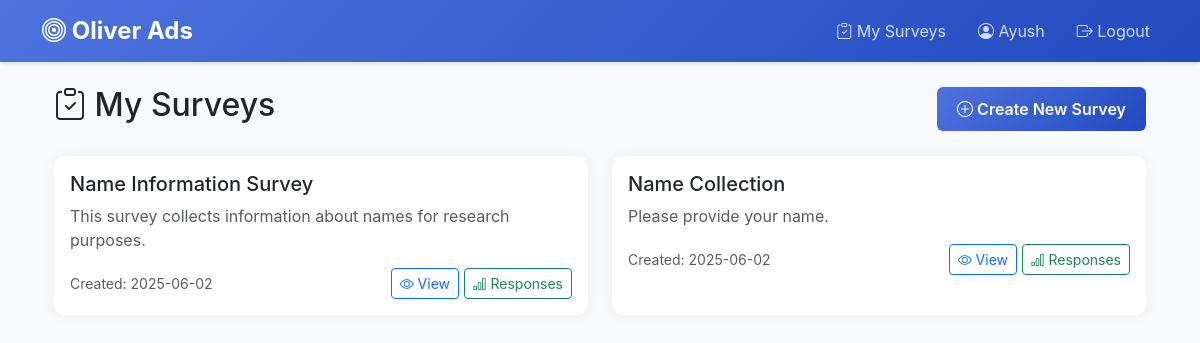
The app's page /surveys (signed in) with its own data.
### models.py (models this page shows, shortened)
class User(UserMixin, db.Model):
    id = db.Column(db.Integer, primary_key=True)
    username = db.Column(db.String(80), unique=True, nullable=False)
    password_hash = db.Column(db.String(128))
    is_admin = db.Column(db.Boolean, default=False)
    created_at = db.Column(db.DateTime, default=datetime.utcnow)

class Survey(db.Model):
    id = db.Column(db.Integer, primary_key=True)
    title = db.Column(db.String(200), nullable=False)
    description = db.Column(db.Text)
    creator_id = db.Column(db.Integer, db.ForeignKey('user.id'), nullable=False)
    created_at = db.Column(db.DateTime, default=datetime.utcnow)
    is_active = db.Column(db.Boolean, default=True)
    creator = db.relationship('User', backref=db.backref('surveys', lazy=True))
    questions = db.relationship('Question', backref='survey', lazy=True, cascade='all, delete-orphan')
    responses = db.relationship('SurveyResponse', backref='survey', lazy=True, cascade='all, delete-orphan')
    postback_configs = db.relationship('PostbackConfig', backref='survey', lazy=True, cascade='all, delete-orphan')

### app.py (the view)
@app.route('/surveys')
def surveys():
    if not current_user.is_authenticated:
        return render_template('surveys.html', surveys=[])
    user_surveys = Survey.query.filter_by(creator_id=current_user.id).all()
    return render_template('surveys.html', surveys=user_surveys)

### app.py (called while the page is built)
@login_manager.user_loader
def load_user(user_id):
    return User.query.get(int(user_id))

### templates/surveys.html (shortened to what this page needs)
{% extends "base.html" %}
{% block content %}
<div class="container mt-4">
    <div class="d-flex justify-content-between align-items-center mb-4">
        <h2><i class="bi bi-clipboard-check"></i> My Surveys</h2>
        <a href="{{ url_for('create_survey') }}" class="btn btn-primary">
            <i class="bi bi-plus-circle"></i> Create New Survey
        </a>
    </div>
    {% if surveys %}
    <div class="row">
        {% for survey in surveys %}
        <div class="col-md-6 mb-4">
            <div class="card h-100">
                <div class="card-body">
                    <h5 class="card-title">{{ survey.title }}</h5>
                    <p class="card-text text-muted">{{ survey.description }}</p>
                    <div class="d-flex justify-content-between align-items-center">
                        <small class="text-muted">
                            Created: {{ survey.created_at.strftime('%Y-%m-%d') }}
                        </small>
                        <div>
                            <a href="{{ url_for('view_survey', survey_id=survey.id) }}" class="btn btn-sm btn-outline-primary">
                                <i class="bi bi-eye"></i> View
                            </a>
                            <a href="{{ url_for('view_responses', survey_id=survey.id) }}" class="btn btn-sm btn-outline-success">
                                <i class="bi bi-bar-chart"></i> Responses
                            </a>
                        </div>
                    </div>
                </div>
            </div>
        </div>
        {% endfor %}
    </div>
    {% else %}
    <div class="alert alert-info">
        <i class="bi bi-info-circle"></i> You haven't created any surveys yet.
        <a href="{{ url_for('create_survey') }}" class="alert-link">Create your first survey</a>
    </div>
    {% endif %}
</div>
{% endblock %}

### templates/base.html (shortened to what this page needs)
<!DOCTYPE html>
<html lang="en">
<head>
    <link href="https://cdn.jsdelivr.net/npm/bootstrap@5.3.0/dist/css/bootstrap.min.css" rel="stylesheet">
    <link rel="stylesheet" href="https://cdn.jsdelivr.net/npm/bootstrap-icons@1.11.0/font/bootstrap-icons.css">
</head>
<body>
    <nav class="navbar navbar-expand-lg navbar-dark">
        <div class="container">
            <a class="navbar-brand" href="{{ url_for('index') }}">
                <i class="bi bi-bullseye"></i> Oliver Ads
            </a>
            {% if current_user.is_authenticated %}
            <div class="navbar-nav ms-auto">
                <a class="nav-link me-3" href="{{ url_for('surveys') }}">
                    <i class="bi bi-clipboard-check"></i> My Surveys
                </a>
                <span class="nav-link me-3">
                    <i class="bi bi-person-circle"></i> {{ current_user.username }}
                </span>
                <a class="nav-link" href="{{ url_for('logout') }}">
                    <i class="bi bi-box-arrow-right"></i> Logout
                </a>
            </div>
            {% endif %}
        </div>
    </nav>
    <div class="container">
        {% block content %}{% endblock %}
    </div>
</body>
</html>

### templates/base.html (style rules this page uses)
:root { --primary-color: #4e73df; --secondary-color: #1cc88a; --dark-color: #5a5c69; }
body { background-color: #f8f9fa; font-family: 'Nunito', -apple-system, BlinkMacSystemFont, "Segoe UI", Roboto, "Helvetica Neue", Arial, sans-serif; }
.navbar { background: linear-gradient(135deg, var(--primary-color), #224abe) !important; box-shadow: 0 2px 4px rgba(0,0,0,0.1); }
.navbar-brand { font-weight: 700; font-size: 1.5rem; }
.card { border: none; border-radius: 10px; box-shadow: 0 0 15px rgba(0,0,0,0.05); transition: transform 0.2s; }
.btn-primary { background: linear-gradient(135deg, var(--primary-color), #224abe); border: none; padding: 10px 20px; font-weight: 600; }
.nav-link { color: rgba(255,255,255,0.8) !important; transition: color 0.2s; }

### records on screen
User: username "Ayush"
Survey: title "Name Information Survey", description "This survey collects information about names for research purposes.", created_at "2025-06-02"
Survey: title "Name Collection", description "Please provide your name.", created_at "2025-06-02"
